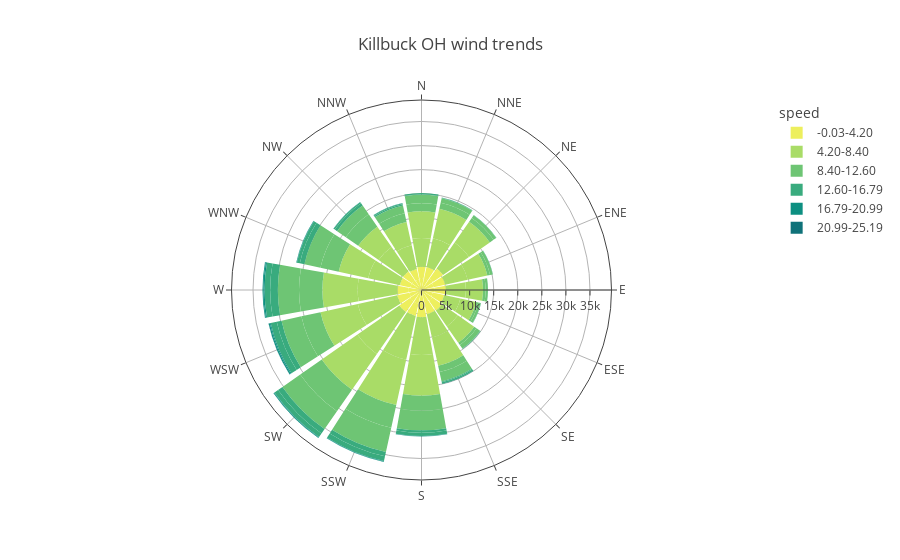

Notebook code for this chart:
### Code cell
WR.plot(output_type='show',
        out_file = '../images/all_wr_aggrnyl.html',
        template='xgridoff', 
        colors='Aggrnyl', 
        colors_reversed=True,
        title='Killbuck OH wind trends')

### Figure 1 — Plotly figure (JSON) as saved in the notebook; plotly's stock layout.template omitted (floating-point values rounded to 4 significant figures)
{"data": [{"hovertemplate": "speed=-0.03-4.20<br>frequency=%{r}<br>direction=%{theta}<extra></extra>", "legendgroup": "-0.03-4.20", "marker": {"color": "rgb(237, 239, 93)", "pattern": {"shape": ""}}, "name": "-0.03-4.20", "r": [2336, 2404, 2487, 2874, 2602, 2591, 2451, 2668, 2406, 2388, 2431, 2739, 2453, 2604, 2543, 2833, 2828, 2871, 2645, 2921, 2681, 2594, 2569, 2758, 2242, 2372, 2234, 2447, 2245, 2221, 2266, 2483], "showlegend": true, "subplot": "polar", "theta": ["N", "NNE", "NNE", "NE", "NE", "ENE", "ENE", "E", "E", "ESE", "ESE", "SE", "SE", "SSE", "SSE", "S", "S", "SSW", "SSW", "SW", "SW", "WSW", "WSW", "W", "W", "WNW", "WNW", "NW", "NW", "NNW", "NNW", "N"], "type": "barpolar"}, {"hovertemplate": "speed=4.20-8.40<br>frequency=%{r}<br>direction=%{theta}<extra></extra>", "legendgroup": "4.20-8.40", "marker": {"color": "rgb(169, 220, 103)", "pattern": {"shape": ""}}, "name": "4.20-8.40", "r": [5979, 6142, 6245, 6539, 5285, 4786, 4176, 4174, 3534, 3462, 3333, 4025, 4124, 4934, 6015, 7836, 8451, 9320, 9617, 10609, 9046, 8365, 7953, 8256, 7337, 6717, 6285, 6170, 5177, 5029, 4965, 5546], "showlegend": true, "subplot": "polar", "theta": ["N", "NNE", "NNE", "NE", "NE", "ENE", "ENE", "E", "E", "ESE", "ESE", "SE", "SE", "SSE", "SSE", "S", "S", "SSW", "SSW", "SW", "SW", "WSW", "WSW", "W", "W", "WNW", "WNW", "NW", "NW", "NNW", "NNW", "N"], "type": "barpolar"}, {"hovertemplate": "speed=8.40-12.60<br>frequency=%{r}<br>direction=%{theta}<extra></extra>", "legendgroup": "8.40-12.60", "marker": {"color": "rgb(110, 197, 116)", "pattern": {"shape": ""}}, "name": "8.40-12.60", "r": [1682, 1279, 970, 948, 658, 585, 549, 541, 483, 482, 511, 590, 902, 1349, 1997, 3097, 4114, 4857, 5166, 5450, 4499, 4066, 4230, 4859, 4400, 3891, 3415, 3124, 2209, 1840, 1650, 1768], "showlegend": true, "subplot": "polar", "theta": ["N", "NNE", "NNE", "NE", "NE", "ENE", "ENE", "E", "E", "ESE", "ESE", "SE", "SE", "SSE", "SSE", "S", "S", "SSW", "SSW", "SW", "SW", "WSW", "WSW", "W", "W", "WNW", "WNW", "NW", "NW", "NNW", "NNW", "N"], "type": "barpolar"}, {"hovertemplate": "speed=12.60-16.79<br>frequency=%{r}<br>direction=%{theta}<extra></extra>", "legendgroup": "12.60-16.79", "marker": {"color": "rgb(57, 171, 126)", "pattern": {"shape": ""}}, "name": "12.60-16.79", "r": [122, 77, 59, 32, 29, 29, 30, 12, 19, 30, 42, 48, 77, 182, 309, 504, 675, 893, 1022, 1126, 889, 1014, 1286, 1587, 1163, 972, 626, 573, 304, 261, 217, 220], "showlegend": true, "subplot": "polar", "theta": ["N", "NNE", "NNE", "NE", "NE", "ENE", "ENE", "E", "E", "ESE", "ESE", "SE", "SE", "SSE", "SSE", "S", "S", "SSW", "SSW", "SW", "SW", "WSW", "WSW", "W", "W", "WNW", "WNW", "NW", "NW", "NNW", "NNW", "N"], "type": "barpolar"}, {"hovertemplate": "speed=16.79-20.99<br>frequency=%{r}<br>direction=%{theta}<extra></extra>", "legendgroup": "16.79-20.99", "marker": {"color": "rgb(13, 143, 129)", "pattern": {"shape": ""}}, "name": "16.79-20.99", "r": [4, 0, 2, 0, 0, 0, 0, 0, 1, 0, 0, 0, 2, 8, 46, 44, 70, 89, 79, 107, 143, 188, 249, 252, 170, 94, 42, 20, 31, 32, 23, 13], "showlegend": true, "subplot": "polar", "theta": ["N", "NNE", "NNE", "NE", "NE", "ENE", "ENE", "E", "E", "ESE", "ESE", "SE", "SE", "SSE", "SSE", "S", "S", "SSW", "SSW", "SW", "SW", "WSW", "WSW", "W", "W", "WNW", "WNW", "NW", "NW", "NNW", "NNW", "N"], "type": "barpolar"}, {"hovertemplate": "speed=20.99-25.19<br>frequency=%{r}<br>direction=%{theta}<extra></extra>", "legendgroup": "20.99-25.19", "marker": {"color": "rgb(15, 114, 121)", "pattern": {"shape": ""}}, "name": "20.99-25.19", "r": [0, 0, 0, 0, 0, 0, 0, 0, 0, 0, 0, 0, 0, 0, 0, 2, 2, 1, 2, 11, 18, 25, 21, 9, 3, 3, 5, 0, 8, 0, 0, 0], "showlegend": true, "subplot": "polar", "theta": ["N", "NNE", "NNE", "NE", "NE", "ENE", "ENE", "E", "E", "ESE", "ESE", "SE", "SE", "SSE", "SSE", "S", "S", "SSW", "SSW", "SW", "SW", "WSW", "WSW", "W", "W", "WNW", "WNW", "NW", "NW", "NNW", "NNW", "N"], "type": "barpolar"}], "layout": {"barmode": "relative", "legend": {"title": {"text": "speed"}, "tracegroupgap": 0}, "polar": {"angularaxis": {"categoryarray": ["N", "NNE", "NE", "ENE", "E", "ESE", "SE", "SSE", "S", "SSW", "SW", "WSW", "W", "WNW", "NW", "NNW"], "categoryorder": "array", "direction": "clockwise", "rotation": 90}, "domain": {"x": [0, 1], "y": [0, 1]}}, "title": {"text": "Killbuck OH wind trends"}}}
